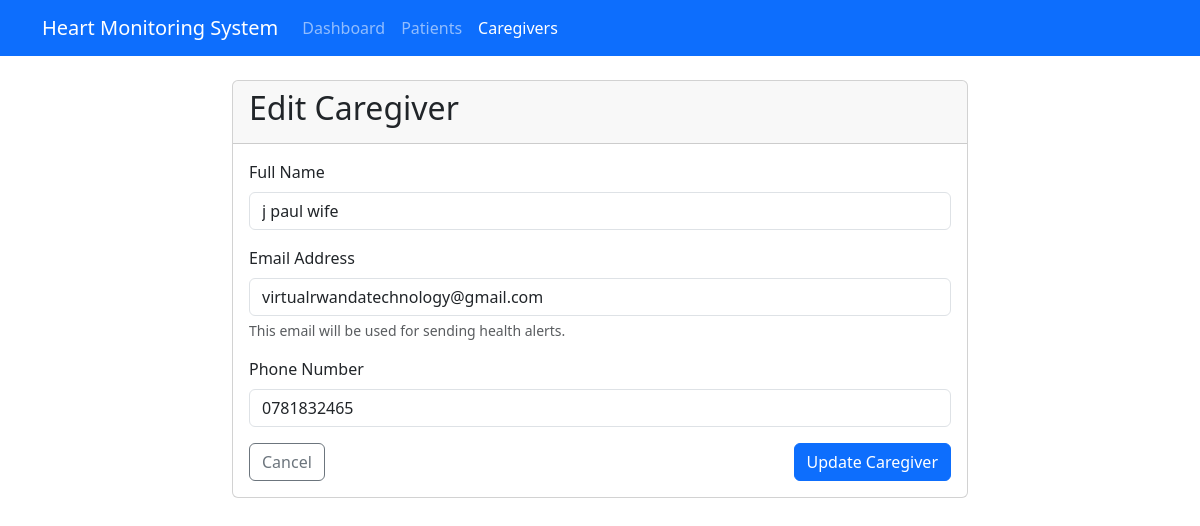
Page /caregivers/1/edit on the committed database.
### tables this page shows
CREATE TABLE caregivers (
        id INTEGER PRIMARY KEY AUTOINCREMENT,
        name TEXT NOT NULL,
        email TEXT NOT NULL UNIQUE,
        phone TEXT,
        created_at TEXT NOT NULL
    );

### app.py (the view, shortened to what this page needs)
@app.route("/caregivers/<int:caregiver_id>/edit", methods=["GET", "POST"])
def edit_caregiver(caregiver_id):
    conn = sqlite3.connect(DB_PATH)
    conn.row_factory = sqlite3.Row
    cursor = conn.cursor()
    cursor.execute('SELECT * FROM caregivers WHERE id = ?', (caregiver_id,))
    caregiver = dict(cursor.fetchone() or {})
    if not caregiver:
        conn.close()
        flash("Caregiver not found", "error")
        return redirect(url_for('list_caregivers'))
    conn.close()
    return render_template("edit_caregiver.html", caregiver=caregiver)

### templates/edit_caregiver.html (shortened to what this page needs)
<!DOCTYPE html>
<html lang="en">
<head>
    <link href="https://cdn.jsdelivr.net/npm/bootstrap@5.3.0-alpha1/dist/css/bootstrap.min.css" rel="stylesheet">
</head>
<body>
    <nav class="navbar navbar-expand-lg navbar-dark bg-primary">
        <div class="container">
            <a class="navbar-brand" href="/">Heart Monitoring System</a>
            <div class="collapse navbar-collapse" id="navbarNav">
                <ul class="navbar-nav">
                    <li class="nav-item">
                        <a class="nav-link" href="/">Dashboard</a>
                    </li>
                    <li class="nav-item">
                        <a class="nav-link" href="/patients">Patients</a>
                    </li>
                    <li class="nav-item">
                        <a class="nav-link active" href="/caregivers">Caregivers</a>
                    </li>
                </ul>
            </div>
        </div>
    </nav>
    <div class="container mt-4">
        <div class="row">
            <div class="col-md-8 offset-md-2">
                <div class="card">
                    <div class="card-header">
                        <h2>Edit Caregiver</h2>
                    </div>
                    <div class="card-body">
                        <form action="/caregivers/{{ caregiver.id }}/edit" method="post">
                            <div class="mb-3">
                                <label for="name" class="form-label">Full Name</label>
                                <input type="text" class="form-control" id="name" name="name" value="{{ caregiver.name }}" required>
                            </div>
                            <div class="mb-3">
                                <label for="email" class="form-label">Email Address</label>
                                <input type="email" class="form-control" id="email" name="email" value="{{ caregiver.email }}" required>
                                <div class="form-text">This email will be used for sending health alerts.</div>
                            </div>
                            <div class="mb-3">
                                <label for="phone" class="form-label">Phone Number</label>
                                <input type="tel" class="form-control" id="phone" name="phone" value="{{ caregiver.phone }}">
                            </div>
                            <div class="d-flex justify-content-between">
                                <a href="/caregivers" class="btn btn-outline-secondary">Cancel</a>
                                <button type="submit" class="btn btn-primary">Update Caregiver</button>
                            </div>
                        </form>
                    </div>
                </div>
            </div>
        </div>
    </div>
</body>
</html>

### rows in the picture
caregivers: name "j paul wife", email "virtualrwandatechnology@gmail.com", phone "0781832465"
